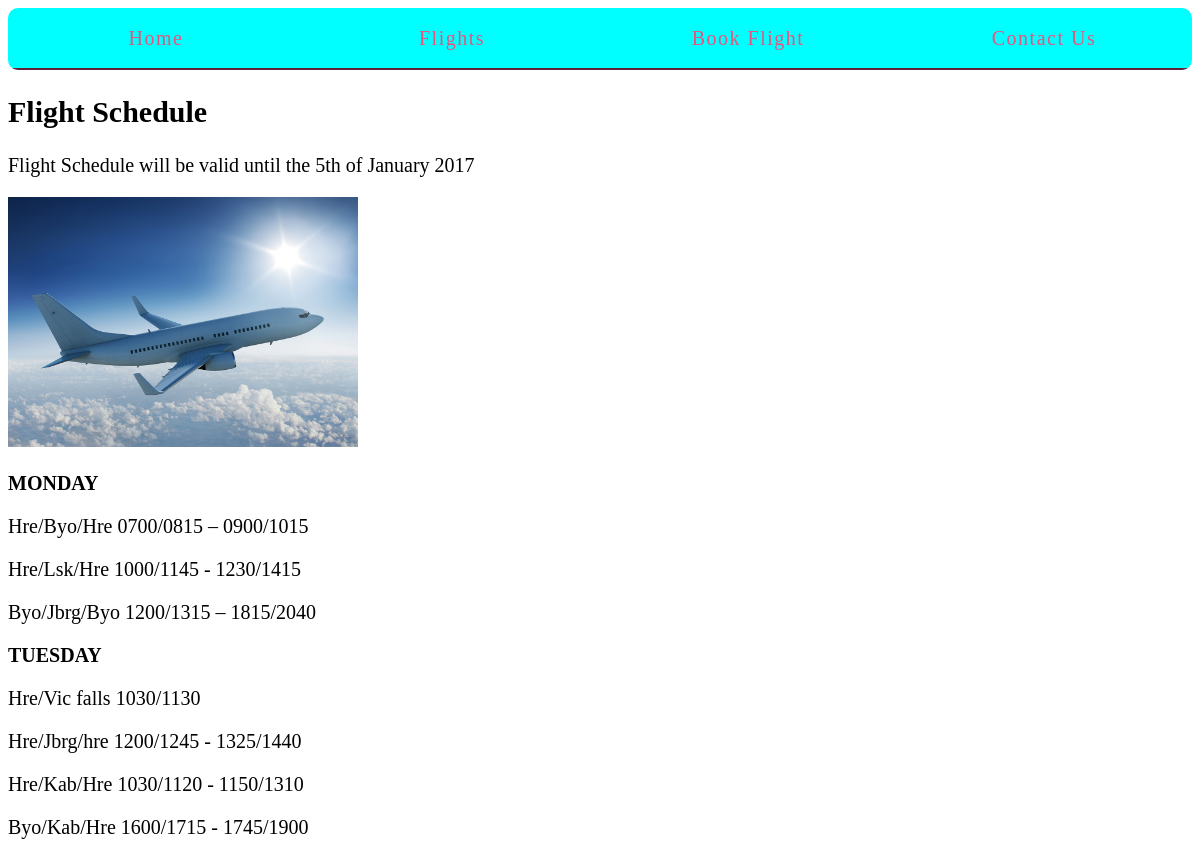
Screenshot of /bookings/1/ with the database file from the repository.
### bookings/models.py (models this page shows, shortened)
class Booking(models.Model):
	created_at = models.DateTimeField(auto_now_add=True)
	title = models.CharField(max_length=255)
	description = models.TextField()

### bookings/views.py (the view)
# urls.py: url(r'(?P<pk>\d+)/$', views.booking_detail, name='detail'),
def booking_detail(request, pk):
	booking = get_object_or_404(models.Booking, pk=pk)
	return render(request, 'bookings/booking_detail.html', {'booking': booking})

### bookings/templatetags/book_extra.py (called while the page is built)
@register.filter('markdown_to_html')
def markdown_to_html(markdown_text):
	html_body = markdown2.markdown(markdown_text)
	return mark_safe(html_body)

### bookings/templates/bookings/booking_detail.html (shortened to what this page needs)
{% extends "layout.html" %}
{% load humanize %}
{% load book_extra %}
{% block content %}
<article>
	<h2>{{ booking.title }}</h2>
	{{ booking.description|markdown_to_html }}
</article>
{% endblock %}

### assets/css/layout.css (style rules this page uses)
html { box-sizing: border-box; }
*, *::after, *::before { box-sizing: inherit; }

### rows the page displays
Booking: title "Flight Schedule", description "Flight Schedule will be valid until the 5th of January 2017 MONDAY Hre/Byo/Hre 0700/0815 – 0900/1015 Hre/Lsk/Hre 1000/1145 - 1230/1415 Byo/Jbrg/Byo 1200/1315 – 1815/2040 TUESDAY Hre/Vic falls 1030/1130 Hre/Jbrg/hre 1200/1245 - 1325/1440 Hre/Kab/Hre 1030/1120 - 1150/1310 Byo/Kab/Hre 1600/1715 - 1745/1900", description (picture)
